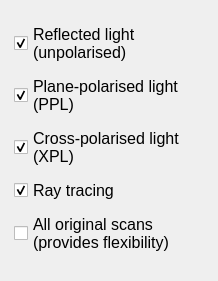
                          <widget class="QWidget" name="scrollAreaWidgetContents_2">
                           <property name="geometry">
                            <rect>
                             <x>0</x>
                             <y>0</y>
                             <width>218</width>
                             <height>281</height>
                            </rect>
                           </property>
                           <layout class="QGridLayout" name="gridLayout_10">
                            <item row="0" column="0">
                             <widget class="QWidget" name="widget_2" native="true">
                              <layout class="QGridLayout" name="gridLayout_11">
                               <property name="leftMargin">
                                <number>3</number>
                               </property>
                               <property name="topMargin">
                                <number>3</number>
                               </property>
                               <property name="rightMargin">
                                <number>3</number>
                               </property>
                               <property name="bottomMargin">
                                <number>3</number>
                               </property>
                               <property name="verticalSpacing">
                                <number>1</number>
                               </property>
                               <item row="2" column="0">
                                <widget class="QCheckBox" name="checkBox_13">
                                 <property name="font">
                                  <font>
                                   <family>Arial</family>
                                   <pointsize>12</pointsize>
                                  </font>
                                 </property>
                                 <property name="text">
                                  <string>Plane-polarised light 
(PPL)</string>
                                 </property>
                                 <property name="checked">
                                  <bool>true</bool>
                                 </property>
                                </widget>
                               </item>
                               <item row="3" column="0">
                                <widget class="QCheckBox" name="checkBox_14">
                                 <property name="font">
                                  <font>
                                   <family>Arial</family>
                                   <pointsize>12</pointsize>
                                  </font>
                                 </property>
                                 <property name="text">
                                  <string>Cross-polarised light 
(XPL)</string>
                                 </property>
                                 <property name="checked">
                                  <bool>true</bool>
                                 </property>
                                </widget>
                               </item>
                               <item row="4" column="0">
                                <widget class="QCheckBox" name="checkBox_12">
                                 <property name="font">
                                  <font>
                                   <family>Arial</family>
                                   <pointsize>12</pointsize>
                                  </font>
                                 </property>
                                 <property name="text">
                                  <string>Ray tracing</string>
                                 </property>
                                 <property name="checked">
                                  <bool>true</bool>
                                 </property>
                                </widget>
                               </item>
                               <item row="1" column="0">
                                <widget class="QCheckBox" name="checkBox_4">
                                 <property name="font">
                                  <font>
                                   <family>Arial</family>
                                   <pointsize>12</pointsize>
                                  </font>
                                 </property>
                                 <property name="text">
                                  <string>Reflected light 
(unpolarised)</string>
                                 </property>
                                 <property name="checked">
                                  <bool>true</bool>
                                 </property>
                                </widget>
                               </item>
                               <item row="5" column="0">
                                <widget class="QCheckBox" name="checkBox_3">
                                 <property name="font">
                                  <font>
                                   <family>Arial</family>
                                   <pointsize>12</pointsize>
                                  </font>
                                 </property>
                                 <property name="text">
                                  <string>All original scans 
(provides flexibility)</string>
                                 </property>
                                </widget>
                               </item>
                              </layout>
                             </widget>
                            </item>
                           </layout>
                          </widget>
